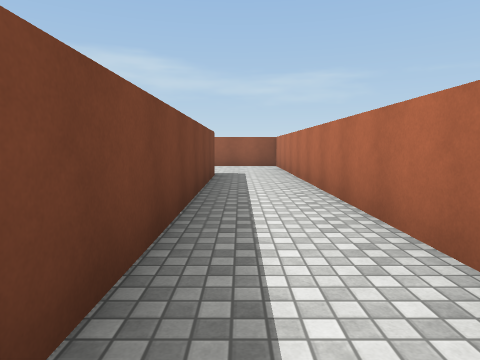
[1] (above)

15 first-person views from a walk through a scene from a Unity 3-D project. The camera is 1.3 m above the floor, tilts 6° down and sees 75° across. The floor is counted in squares, 2 m on a side. Each view is taken from the middle of a square. On the plan, view 1 faces up. The plan holds only what a view shows up to about 10 squares ahead; the rest is blank. The player is left out. Surface patterns are stand-ins for the level's own textures.

[2]
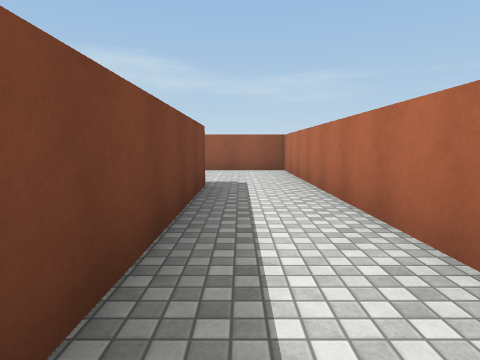

[3]
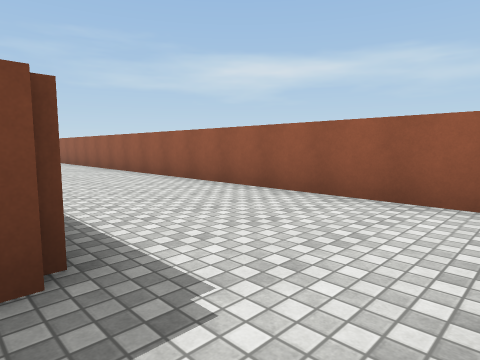

[4]
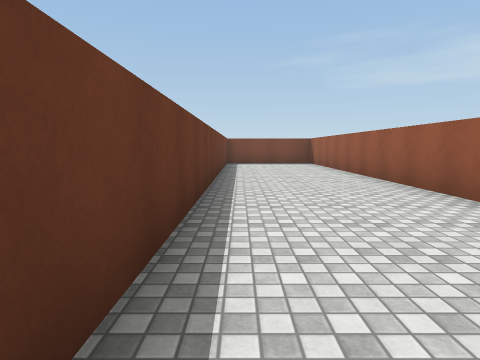

[5]
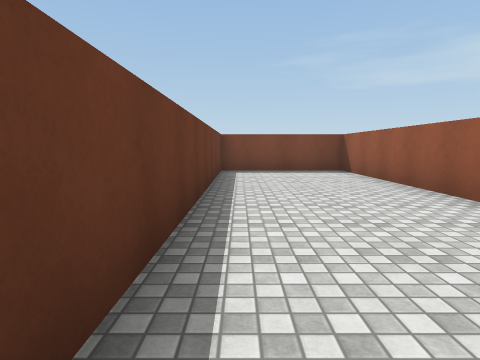

[6]
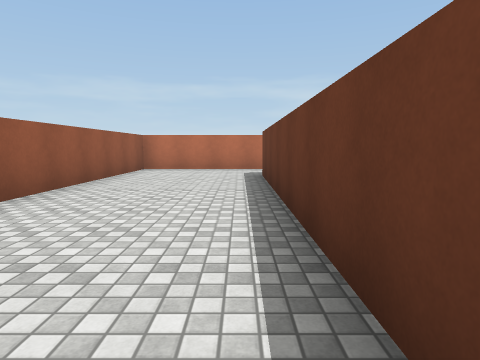

[7]
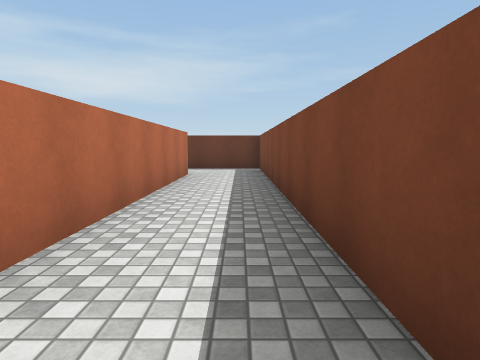

[8]
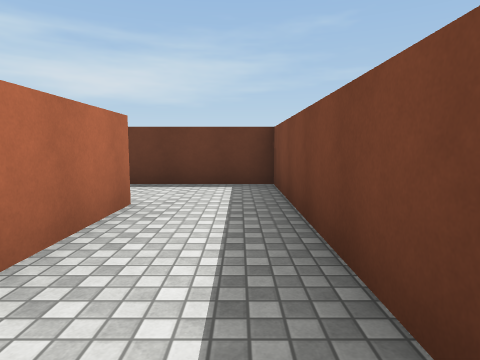

[9]
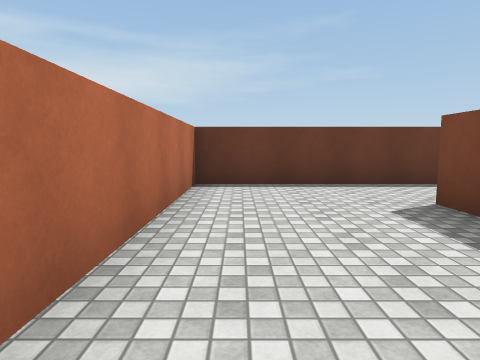

[10]
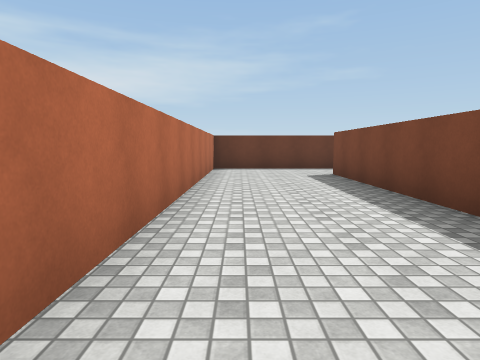

[11]
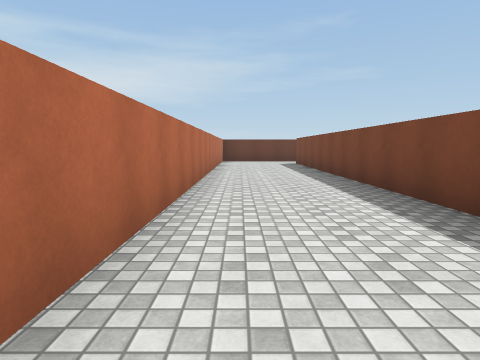

[12]
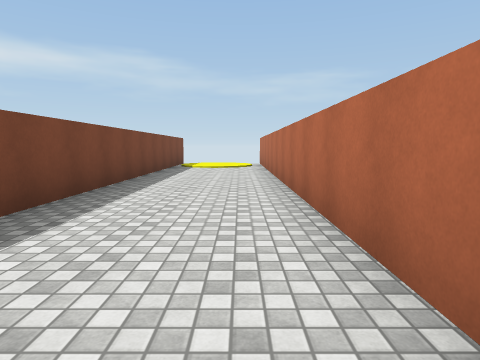

[13]
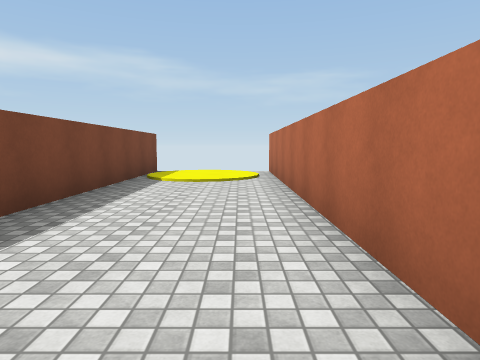

[14]
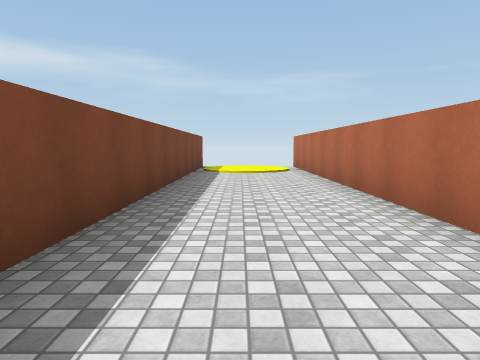

[15]
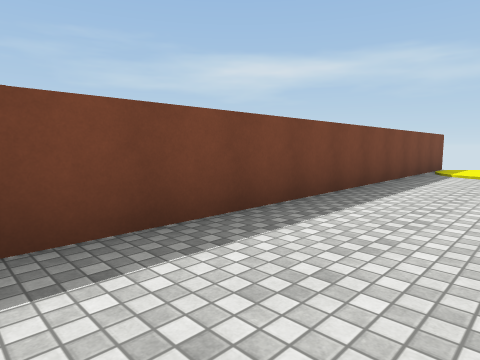

### Floor plan
Points are (right, up) in squares from view 1. A wall is a line through its corners. A room is listed if a view was taken in it or the views show most of it. See-through windows are left out.
Room 1 (views 1, 2, 3, 4, 5, 6, 7, 8)
walls: (-0.6, 7.4) (-0.6, -1.5) (1.6, -1.5); (1.3, 0.4) (1.3, 10.9) (-15.7, 10.9) (-15.7, 7.5) (-0.9, 7.5)
ways out: opening at (2, -0.5) to room 2
Room 2 (views 9, 10, 11, 12, 13, 14, 15)
walls: (1.8, 21.5) (1.8, 0.4); (1.6, -1.5) (4.8, -1.5) (4.8, 21.5)
ways out: opening at (2, -0.5) to room 1

Positions as (right, up) in squares from view 1, and headings:
1: (0, 0), facing up
2: (0, 2), facing up
3: (1, 7), facing up-left
4: (-3, 8), facing left
5: (-7, 8), facing left
6: (-8, 8), facing right
7: (0, 8), facing down
8: (0, 4), facing down
9: (4, 4), facing down
10: (4, 8), facing down
11: (4, 13), facing down
12: (4, 9), facing up
13: (4, 13), facing up
14: (3, 11), facing up
15: (4, 11), facing up-left
